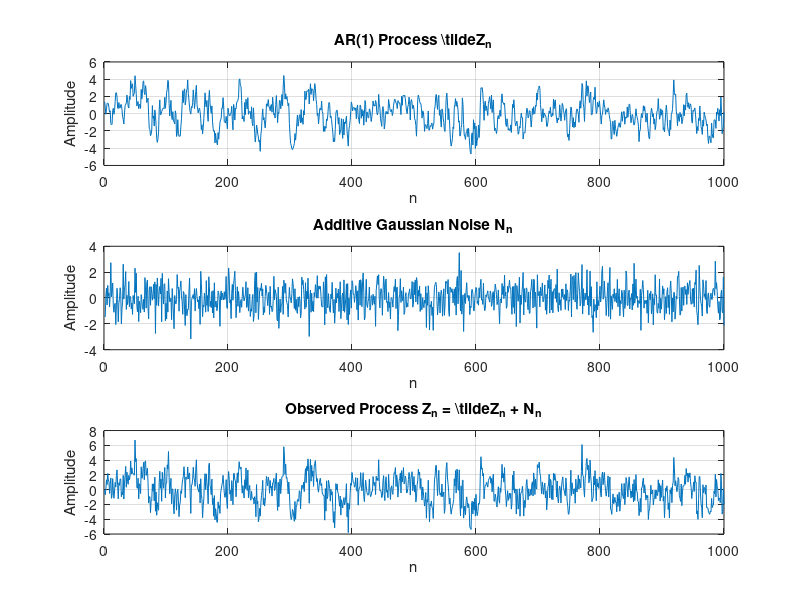

Source code (MATLAB):
% Synthetic WSS Process Generation - AR(1) Model
% Exercise 1.1

clear; clc; close all;

%% 1. Define Parameters
N_samples = 1000;       % Number of samples
alpha = 0.8;           % AR(1) parameter (must be < 1)
sigma_N_sq = 1;        % Variance of additive noise
sigma_N = sqrt(sigma_N_sq);

% Ensure alpha is valid
if abs(alpha) >= 1
    error('Alpha must be less than 1 for WSS process.');
end

%% 2. Generate Innovation Noise {Gn}
% Gn ~ N(0, 1) i.i.d
G = randn(N_samples, 1); 

%% 3. Generate AR(1) Process {Z_tilde}
% Z_tilde_0 ~ N(0, 1/(1-alpha^2))
% Z_tilde_n = alpha * Z_tilde_{n-1} + Gn  for n >= 1

Z_tilde = zeros(N_samples, 1);

% Initialize Z_tilde(1) (which corresponds to n=0 in the math notation if we treat 1 as start, 
% but let's assume we stimulate N samples t=1..N. The problem says n>=1 is the recursion.
% It defines Z_0 separately. Let's create a vector for indices 0 to N-1 or just 1 to N.
% MATLAB is 1-based. Let's align n with indices.
% If we want Z_0, we can store it in a temporary variable or index 1, but usually 
% signal processing vectors are just the stream.
% Let's implement exactly as described:
% We need a sequence of length N. Let's say Z corresponds to n=1, 2, ...
% But the recursion depends on n-1. 
% For n=1, we need Z_{0}.
% So, let's draw Z_0 first.

Z_tilde_prev = randn * sqrt(1 / (1 - alpha^2)); % Z_tilde_0

% We will store the sequence starting from n=1
for n = 1:N_samples
    Z_tilde(n) = alpha * Z_tilde_prev + G(n);
    Z_tilde_prev = Z_tilde(n);
end

%% 4. Generate Additive Noise {Nn}
% Nn ~ N(0, sigma_N^2)
Noise = randn(N_samples, 1) * sigma_N;

%% 5. Construct Observed Process {Zn}
% Zn = Z_tilde_n + Nn
Z = Z_tilde + Noise;

%% 6. Visualization
figure;
subplot(3,1,1);
plot(Z_tilde);
title('AR(1) Process \tilde{Z}_n');
xlabel('n'); ylabel('Amplitude');
grid on;

subplot(3,1,2);
plot(Noise);
title('Additive Gaussian Noise N_n');
xlabel('n'); ylabel('Amplitude');
grid on;

subplot(3,1,3);
plot(Z);
title('Observed Process Z_n = \tilde{Z}_n + N_n');
xlabel('n'); ylabel('Amplitude');
grid on;

% Check variances theoretically vs empirically
fprintf('Theoretical Variance of Z_tilde: %.4f\n', 1/(1-alpha^2));
fprintf('Empirical Variance of Z_tilde:   %.4f\n', var(Z_tilde));
fprintf('Theoretical Variance of Z:       %.4f\n', 1/(1-alpha^2) + sigma_N_sq);
fprintf('Empirical Variance of Z:         %.4f\n', var(Z));
